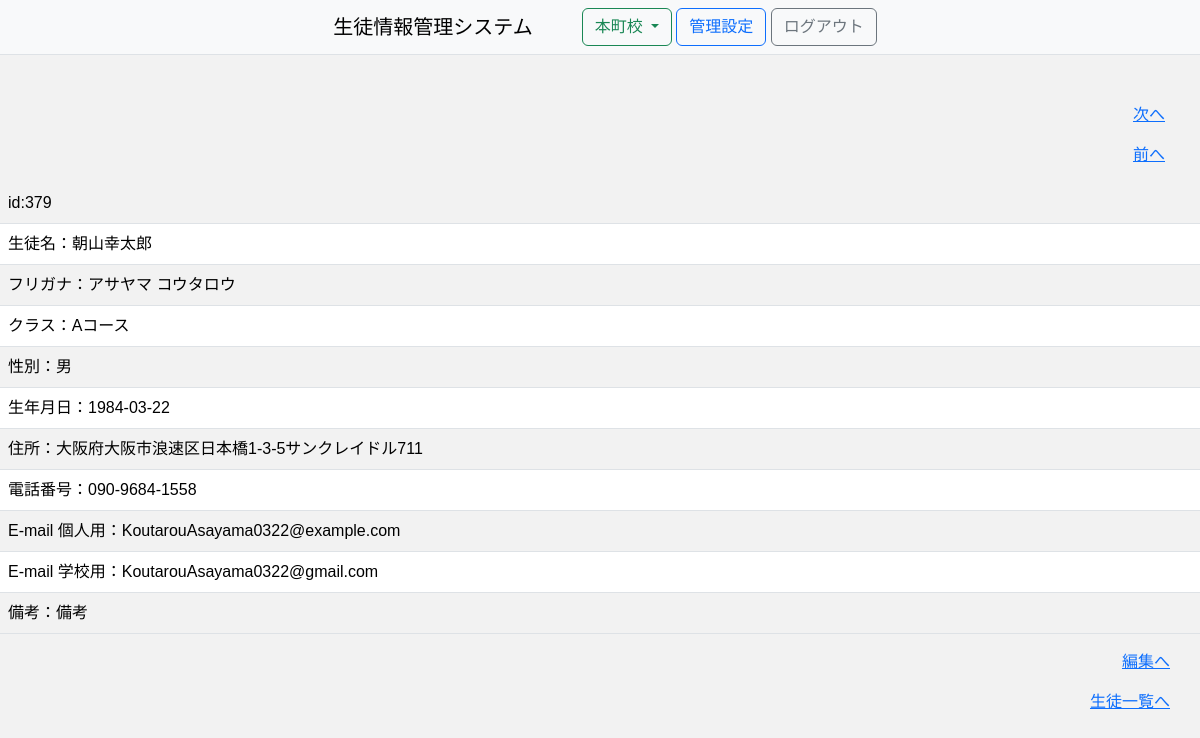
The page /本町校/student_detail/379 (signed in) on the database its author committed.
### SIMS/models/__init__.py (models this page shows, shortened)
class BaseMixin(db.Model):
    __abstract__ = True
    id = Column(Integer, primary_key=True, autoincrement=True)
    @classmethod
    def get_all(cls, **kwargs):
        if not kwargs:
            all_data = cls.query.all()
        else:
            all_data = cls.query.filter_by(**kwargs).all()
        if all_data is None:
            return None
        return [data.to_dict() for data in all_data]
    @classmethod
    def get_one(cls, **kwargs):
        data = cls.query.filter_by(**kwargs).first()
        if data is None:
            return None
        return data.to_dict()
    def to_dict(self):
        dic = self.__dict__.copy()
        if '_sa_instance_state' in dic:
            del dic['_sa_instance_state']
        return dic

class Student(BaseMixin):
    __tablename__ = 'student'
    name = Column(String(64), nullable=False)
    name_kana = Column(String(64), nullable=False)
    school = Column(String(64), nullable=False)
    class_name = Column(String(64), nullable=False)
    gender = Column(Integer, nullable=False)
    birthday = Column(DateTime, nullable=False)
    address = Column(String(64), nullable=False)
    phone = Column(String(13), nullable=False)
    email = Column(String(64), nullable=False)
    gmail = Column(String(64), nullable=False)
    note = Column(String(400), nullable=False)
    def get_categorized_list(school):
        if school is None:
            students = Student.query.order_by(asc(Student.name_kana)).all()
            students = [student.to_dict() for student in students]
            schools = list(set([dic['school'] for dic in students]))
        else:
            students = Student.query.filter_by(school=school).order_by(asc(Student.name_kana)).all()
            students = [student.to_dict() for student in students]
            schools = [school]
        classes = Class.get_all()
        categorized_list = []
        for scl in schools:
            for cls in classes:
                categorized_list.append({
                    'school': scl,
                    'class_name': cls['name'],
                    'class_number': cls['class_number'],
                    'open_date': cls['open_date'].strftime('%Y-%m-%d'), # 日付を文字列に変換
                    'close_date': cls['close_date'].strftime('%Y-%m-%d'), # 日付を文字列に変換
                    'is_open': cls['open_date'] <= datetime.datetime.now() <= cls['close_date'],
                    'students': [student for student in students if student['class_name'] == cls['name'] and student['school'] == scl]
                })
        return categorized_list
    @classmethod
    def get_one(cls, **kwargs):
        dic = super().get_one(**kwargs)
        students = [listByClass['students'] for listByClass in cls.get_categorized_list(dic['school'])]
        categorized_id_list = [student['id'] for student in itertools.chain.from_iterable(students)]
        index = categorized_id_list.index(dic['id'])
        dic['prev_id'] = categorized_id_list[index-1] if index != 0 else None
        dic['next_id'] = categorized_id_list[index+1] if index != len(categorized_id_list)-1 else None
        return dic
    def get_age(self, birthday):
        today = datetime.date.today()
        return today.year - birthday.year - ((today.month, today.day) < (birthday.month, birthday.day))
    def to_dict(self):
        dic = super().to_dict()
        dic['age'] = self.get_age(dic['birthday']) # 年齢を追加
        dic['birthday'] = dic['birthday'].strftime('%Y-%m-%d') # 日付を文字列に変換
        match (dic['gender']):
            case 1:
                dic['gender'] = '男'
            case 2:
                dic['gender'] = '女'
            case 3:
                dic['gender'] = 'その他'
        return dic

### SIMS/views/student_detail.py (the view)
@bp.route('/<school>/student_detail/<int:id>',methods=['GET', 'POST'])
@login_required
def student_detail(id,school):
    student = Student.get_one(id=id)
    schools = School.get_all()
    return render_template('student_detail.html',\
        student = student,\
        school = school,\
        schools = schools
    )

### SIMS/user_auth.py (called while the page is built)
    @login_manager.user_loader
    def load_user(user_id):
        return User.query.get(user_id)

### SIMS/views/__init__.py (called while the page is built)
@app.before_request
def before_request():
    session.permanent = True
    session.modified = True

### SIMS/templates/student_detail.html (shortened to what this page needs)
<!DOCTYPE html>
<html lang="ja">
<head>
    <link rel="stylesheet" href="https://cdn.jsdelivr.net/npm/bootstrap@5.3.0/dist/css/bootstrap.min.css">
    <link rel="stylesheet" href="{{ url_for('static', filename='css/student_detail.css' ) }}">
</head>
<body>
    <header>
        {% set subTitle = '生徒一覧' %}
        {% extends 'layout.html' %}
        {% block contents %}
        <link rel="stylesheet" href="{{ url_for('static', filename='css/student_list.css') }}"></link>
        {{ super() }}
        <br><br>
        <div>
            <span><a href="{{student.next_id}}"><p>次へ</p></a></span>
            <span><a href="{{student.prev_id}}"><p>前へ</p></a></span>
        </div>
    </header>
    <main>
        <table class="table table-striped">
            <tr>
                <td>
                    id:{{student.id}}
                </td>
            </tr>
            <tr>
                <td>
                    生徒名：{{student.name}}
                </td>
            </tr>
            <tr>
                <td>
                    フリガナ：{{student.name_kana}}
                </td>
            </tr>
            <tr>
                <td>
                    クラス：{{student.class_name}}
                </td>
            </tr>
            <tr>
                <td>
                    性別：{{student.gender}}
                </td>
            </tr>
            <tr>
                <td>
                    生年月日：{{student.birthday}}
                </td>
            </tr>
            <tr>
                <td>
                    住所：{{student.address}}
                </td>
            </tr>
            <tr>
                <td>
                    電話番号：{{student.phone}}
                </td>
            </tr>
            <tr>
                <td>
                    E-mail 個人用：{{student.email}}
                </td>
            </tr>
            <tr>
                <td>
                    E-mail 学校用：{{student.gmail}}
                </td>
            </tr>
            <tr>
                <td>
                    備考：{{student.note}}
                </td>
            </tr>
        </table>
    </main>
    <footer>
        <p><a href="{{ url_for('student_edit.student_edit', id=student.id,school=school)}}">編集へ</a></p>
        <p><a href="{{ url_for('student_list.student_list', school=school)}}">生徒一覧へ</a></p>
        {% endblock %}

### SIMS/static/css/student_detail.css (style rules this page uses)
body { margin: auto; text-align: left; }
p { text-align: right; padding-right: 30px; }
div { text-align: center; float: right; padding-left: 20px; padding-right: 5px; }

### SIMS/static/css/student_list.css (style rules this page uses)
body { font-family: Arial, sans-serif; background-color: #f2f2f2; }

### rows shown on the page
Student: id "379", name "朝山幸太郎", name_kana "アサヤマ コウタロウ", class_name "Aコース", address "大阪府大阪市浪速区日本橋1-3-5サンクレイドル711", phone "090-9684-1558", email "KoutarouAsayama0322@example.com", gmail "KoutarouAsayama0322@gmail.com", note "備考"

### other values the page prints
{{ title }} "生徒情報管理システム"
{{ school }} "本町校"
{{ student.gender }} "男"
{{ student.birthday }} "1984-03-22"
